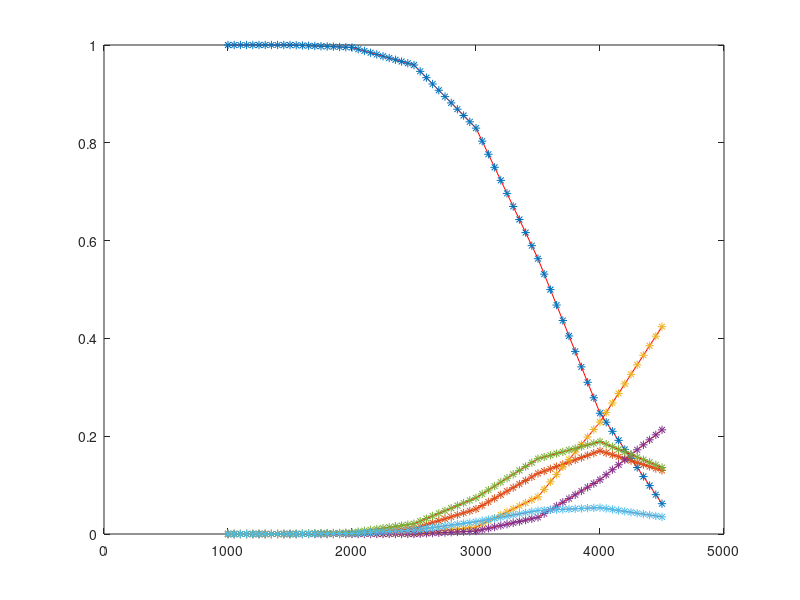

Here is the MATLAB script that generated this plot:
% Import mole fractions from mole fractions CSV
mole_fract_matrix = csvread("mole_fract.csv");

% Temperature array
x_Temp = mole_fract_matrix(:,1); 

% Mole Fractions
H2O_mol_fract = mole_fract_matrix(:,2);
HO_mol_fract = mole_fract_matrix(:,3);
H_mol_fract = mole_fract_matrix(:,4);
O_mol_fract = mole_fract_matrix(:,5);
H2_mol_fract = mole_fract_matrix(:,6);
O2_mol_fract = mole_fract_matrix(:,7);

% Define the accuracy/steps
H2O_mol_fract_q = 0:50:4500;
HO_mol_fract_q = 0:50:4500;
H_mol_fract_q = 0:50:4500;
O_mol_fract_q = 0:50:4500;
H2_mol_fract_q = 0:50:4500;
O2_mol_fract_q = 0:50:4500;

% Interpolate the function
H2O_mol_fract_ext = interp1(x_Temp, H2O_mol_fract, H2O_mol_fract_q, 'linear');
HO_mol_fract_ext = interp1(x_Temp, HO_mol_fract, HO_mol_fract_q, 'linear');
H_mol_fract_ext = interp1(x_Temp, H_mol_fract, H_mol_fract_q, 'linear');
O_mol_fract_ext = interp1(x_Temp, O_mol_fract, O_mol_fract_q, 'linear');
H2_mol_fract_ext = interp1(x_Temp, H2_mol_fract, H2_mol_fract_q, 'linear');
O2_mol_fract_ext = interp1(x_Temp, O2_mol_fract, O2_mol_fract_q, 'linear');

% Plot the original mole fractions
figure
plot(x_Temp,H2O_mol_fract, 'r');
hold on
plot(x_Temp,HO_mol_fract, 'r');
plot(x_Temp,H_mol_fract, 'r');
plot(x_Temp,O_mol_fract, 'r');
plot(x_Temp,H2_mol_fract, 'r');
plot(x_Temp,O2_mol_fract, 'r');

% Plot the interpolated points
plot(H2O_mol_fract_q,H2O_mol_fract_ext,'*')
plot(HO_mol_fract_q,HO_mol_fract_ext,'*')
plot(H_mol_fract_q,H_mol_fract_ext,'*')
plot(O_mol_fract_q,O_mol_fract_ext,'*')
plot(H2_mol_fract_q,H2_mol_fract_ext,'*')
plot(O2_mol_fract_q,O2_mol_fract_ext,'*')


